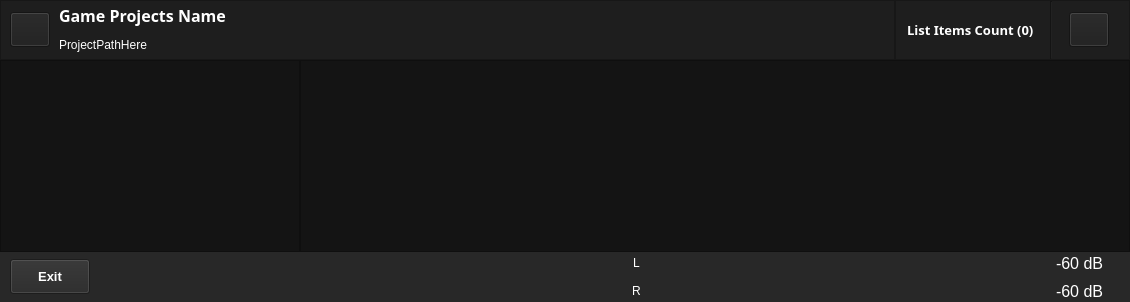
        <widget class="QFrame" name="CenterBody">
         <property name="styleSheet">
          <string notr="true">background-color: rgb(20, 20, 20);
color: rgb(255, 255, 255);</string>
         </property>
         <property name="frameShape">
          <enum>QFrame::NoFrame</enum>
         </property>
         <property name="frameShadow">
          <enum>QFrame::Raised</enum>
         </property>
         <layout class="QVBoxLayout" name="verticalLayout_3">
          <property name="spacing">
           <number>0</number>
          </property>
          <property name="leftMargin">
           <number>0</number>
          </property>
          <property name="topMargin">
           <number>0</number>
          </property>
          <property name="rightMargin">
           <number>0</number>
          </property>
          <property name="bottomMargin">
           <number>0</number>
          </property>
          <item>
           <widget class="QFrame" name="MidPanelHeader">
            <property name="minimumSize">
             <size>
              <width>0</width>
              <height>60</height>
             </size>
            </property>
            <property name="styleSheet">
             <string notr="true">background-color: rgb(30, 30, 30);
color: rgb(255, 255, 255);</string>
            </property>
            <property name="frameShape">
             <enum>QFrame::NoFrame</enum>
            </property>
            <property name="frameShadow">
             <enum>QFrame::Raised</enum>
            </property>
            <layout class="QHBoxLayout" name="horizontalLayout_9">
             <property name="spacing">
              <number>0</number>
             </property>
             <property name="leftMargin">
              <number>0</number>
             </property>
             <property name="topMargin">
              <number>0</number>
             </property>
             <property name="rightMargin">
              <number>0</number>
             </property>
             <property name="bottomMargin">
              <number>0</number>
             </property>
             <item>
              <widget class="QFrame" name="ProjectsHeader">
               <property name="minimumSize">
                <size>
                 <width>0</width>
                 <height>60</height>
                </size>
               </property>
               <property name="styleSheet">
                <string notr="true"/>
               </property>
               <property name="frameShape">
                <enum>QFrame::StyledPanel</enum>
               </property>
               <property name="frameShadow">
                <enum>QFrame::Raised</enum>
               </property>
               <layout class="QHBoxLayout" name="horizontalLayout_5">
                <property name="spacing">
                 <number>0</number>
                </property>
                <property name="topMargin">
                 <number>0</number>
                </property>
                <property name="bottomMargin">
                 <number>0</number>
                </property>
                <item>
                 <widget class="QFrame" name="frame">
                  <property name="minimumSize">
                   <size>
                    <width>0</width>
                    <height>0</height>
                   </size>
                  </property>
                  <property name="maximumSize">
                   <size>
                    <width>55</width>
                    <height>16777215</height>
                   </size>
                  </property>
                  <property name="styleSheet">
                   <string notr="true"/>
                  </property>
                  <property name="frameShape">
                   <enum>QFrame::NoFrame</enum>
                  </property>
                  <property name="frameShadow">
                   <enum>QFrame::Raised</enum>
                  </property>
                  <layout class="QHBoxLayout" name="horizontalLayout_7">
                   <property name="spacing">
                    <number>0</number>
                   </property>
                   <property name="leftMargin">
                    <number>0</number>
                   </property>
                   <property name="topMargin">
                    <number>0</number>
                   </property>
                   <property name="rightMargin">
                    <number>0</number>
                   </property>
                   <property name="bottomMargin">
                    <number>0</number>
                   </property>
                   <item>
                    <widget class="QPushButton" name="leftPanelCollapseBtn">
                     <property name="minimumSize">
                      <size>
                       <width>35</width>
                       <height>35</height>
                      </size>
                     </property>
                     <property name="text">
                      <string/>
                     </property>
                     <property name="icon">
                      <iconset resource="../resources.qrc">
                       <normaloff>:/icons/layout_dark.png</normaloff>:/icons/layout_dark.png</iconset>
                     </property>
                    </widget>
                   </item>
                  </layout>
                 </widget>
                </item>
                <item>
                 <widget class="QFrame" name="frame_2">
                  <property name="frameShape">
                   <enum>QFrame::NoFrame</enum>
                  </property>
                  <property name="frameShadow">
                   <enum>QFrame::Raised</enum>
                  </property>
                  <layout class="QVBoxLayout" name="verticalLayout_27">
                   <property name="spacing">
                    <number>0</number>
                   </property>
                   <property name="topMargin">
                    <number>0</number>
                   </property>
                   <property name="rightMargin">
                    <number>9</number>
                   </property>
                   <property name="bottomMargin">
                    <number>0</number>
                   </property>
                   <item>
                    <widget class="QLabel" name="ProjectNameLabel">
                     <property name="font">
                      <font>
                       <family>Red Hat Display</family>
                       <pointsize>12</pointsize>
                       <weight>75</weight>
                       <bold>true</bold>
                      </font>
                     </property>
                     <property name="text">
                      <string>Game Projects Name</string>
                     </property>
                    </widget>
                   </item>
                   <item>
                    <widget class="QLabel" name="ProjectPathLabel">
                     <property name="text">
                      <string>ProjectPathHere</string>
                     </property>
                    </widget>
                   </item>
                  </layout>
                 </widget>
                </item>
                <item>
                 <spacer name="horizontalSpacer_3">
                  <property name="orientation">
                   <enum>Qt::Horizontal</enum>
                  </property>
                  <property name="sizeHint" stdset="0">
                   <size>
                    <width>650</width>
                    <height>20</height>
                   </size>
                  </property>
                 </spacer>
                </item>
               </layout>
              </widget>
             </item>
             <item>
              <widget class="QFrame" name="frame_3">
               <property name="maximumSize">
                <size>
                 <width>250</width>
                 <height>16777215</height>
                </size>
               </property>
               <property name="frameShape">
                <enum>QFrame::StyledPanel</enum>
               </property>
               <property name="frameShadow">
                <enum>QFrame::Raised</enum>
               </property>
               <layout class="QHBoxLayout" name="horizontalLayout_10">
                <property name="spacing">
                 <number>4</number>
                </property>
                <property name="leftMargin">
                 <number>0</number>
                </property>
                <property name="topMargin">
                 <number>0</number>
                </property>
                <property name="rightMargin">
                 <number>20</number>
                </property>
                <property name="bottomMargin">
                 <number>0</number>
                </property>
                <item>
                 <widget class="QFrame" name="frame_21">
                  <property name="minimumSize">
                   <size>
                    <width>150</width>
                    <height>0</height>
                   </size>
                  </property>
                  <property name="frameShape">
                   <enum>QFrame::NoFrame</enum>
                  </property>
                  <property name="frameShadow">
                   <enum>QFrame::Raised</enum>
                  </property>
                  <layout class="QHBoxLayout" name="horizontalLayout_22">
                   <property name="spacing">
                    <number>0</number>
                   </property>
                   <property name="leftMargin">
                    <number>0</number>
                   </property>
                   <property name="topMargin">
                    <number>0</number>
                   </property>
                   <property name="rightMargin">
                    <number>0</number>
                   </property>
                   <property name="bottomMargin">
                    <number>0</number>
                   </property>
                   <item alignment="Qt::AlignHCenter|Qt::AlignVCenter">
                    <widget class="QLabel" name="SoundListItemsCount">
                     <property name="font">
                      <font>
                       <family>Red Hat Display</family>
                       <pointsize>10</pointsize>
                       <weight>75</weight>
                       <bold>true</bold>
                      </font>
                     </property>
                     <property name="text">
                      <string>List Items Count (0)</string>
                     </property>
                    </widget>
                   </item>
                  </layout>
                 </widget>
                </item>
                <item>
                 <widget class="Line" name="line">
                  <property name="orientation">
                   <enum>Qt::Vertical</enum>
                  </property>
                 </widget>
                </item>
                <item alignment="Qt::AlignRight|Qt::AlignVCenter">
                 <widget class="QFrame" name="frame_4">
                  <property name="minimumSize">
                   <size>
                    <width>50</width>
                    <height>0</height>
                   </size>
                  </property>
                  <property name="frameShape">
                   <enum>QFrame::NoFrame</enum>
                  </property>
                  <property name="frameShadow">
                   <enum>QFrame::Raised</enum>
                  </property>
                  <layout class="QHBoxLayout" name="horizontalLayout_21">
                   <property name="spacing">
                    <number>6</number>
                   </property>
                   <property name="leftMargin">
                    <number>12</number>
                   </property>
                   <property name="topMargin">
                    <number>0</number>
                   </property>
                   <property name="rightMargin">
                    <number>0</number>
                   </property>
                   <property name="bottomMargin">
                    <number>0</number>
                   </property>
                   <item alignment="Qt::AlignHCenter|Qt::AlignVCenter">
                    <widget class="QPushButton" name="RightPanelCollapseBtn">
                     <property name="minimumSize">
                      <size>
                       <width>35</width>
                       <height>35</height>
                      </size>
                     </property>
                     <property name="text">
                      <string/>
                     </property>
                     <property name="icon">
                      <iconset resource="../resources.qrc">
                       <normaloff>:/icons/layout_dark.png</normaloff>:/icons/layout_dark.png</iconset>
                     </property>
                    </widget>
                   </item>
                  </layout>
                 </widget>
                </item>
               </layout>
              </widget>
             </item>
            </layout>
           </widget>
          </item>
          <item>
           <widget class="QFrame" name="MidPanelBody">
            <property name="sizePolicy">
             <sizepolicy hsizetype="Preferred" vsizetype="Expanding">
              <horstretch>0</horstretch>
              <verstretch>0</verstretch>
             </sizepolicy>
            </property>
            <property name="frameShape">
             <enum>QFrame::NoFrame</enum>
            </property>
            <property name="frameShadow">
             <enum>QFrame::Raised</enum>
            </property>
            <layout class="QHBoxLayout" name="horizontalLayout_8">
             <property name="spacing">
              <number>0</number>
             </property>
             <property name="leftMargin">
              <number>0</number>
             </property>
             <property name="topMargin">
              <number>0</number>
             </property>
             <property name="rightMargin">
              <number>0</number>
             </property>
             <property name="bottomMargin">
              <number>0</number>
             </property>
             <item>
              <widget class="QFrame" name="ProjectExplorerFrame">
               <property name="maximumSize">
                <size>
                 <width>300</width>
                 <height>16777215</height>
                </size>
               </property>
               <property name="frameShape">
                <enum>QFrame::NoFrame</enum>
               </property>
               <property name="frameShadow">
                <enum>QFrame::Raised</enum>
               </property>
               <layout class="QVBoxLayout" name="verticalLayout_26">
                <property name="spacing">
                 <number>0</number>
                </property>
                <property name="leftMargin">
                 <number>0</number>
                </property>
                <property name="topMargin">
                 <number>0</number>
                </property>
                <property name="rightMargin">
                 <number>0</number>
                </property>
                <property name="bottomMargin">
                 <number>0</number>
                </property>
                <item>
                 <widget class="QTreeView" name="ProjectExplorerTreeView">
                  <property name="styleSheet">
                   <string notr="true"/>
                  </property>
                 </widget>
                </item>
               </layout>
              </widget>
             </item>
             <item>
              <widget class="QListWidget" name="SoundsListWidget">
               <property name="styleSheet">
                <string notr="true">background-color: rgb(20, 20, 20);
color: rgb(255, 255, 255);</string>
               </property>
              </widget>
             </item>
            </layout>
           </widget>
          </item>
          <item>
           <widget class="QFrame" name="MidelPanelFooter">
            <property name="minimumSize">
             <size>
              <width>0</width>
              <height>50</height>
             </size>
            </property>
            <property name="maximumSize">
             <size>
              <width>16777215</width>
              <height>50</height>
             </size>
            </property>
            <property name="styleSheet">
             <string notr="true">background-color: rgb(40, 40, 40);
color: rgb(255, 255, 255);</string>
            </property>
            <property name="frameShape">
             <enum>QFrame::NoFrame</enum>
            </property>
            <property name="frameShadow">
             <enum>QFrame::Raised</enum>
            </property>
            <layout class="QHBoxLayout" name="horizontalLayout_14">
             <property name="spacing">
              <number>9</number>
             </property>
             <property name="leftMargin">
              <number>0</number>
             </property>
             <property name="topMargin">
              <number>0</number>
             </property>
             <property name="rightMargin">
              <number>0</number>
             </property>
             <property name="bottomMargin">
              <number>0</number>
             </property>
             <item alignment="Qt::AlignLeft|Qt::AlignVCenter">
              <widget class="QFrame" name="frame_7">
               <property name="minimumSize">
                <size>
                 <width>0</width>
                 <height>0</height>
                </size>
               </property>
               <property name="maximumSize">
                <size>
                 <width>16777215</width>
                 <height>50</height>
                </size>
               </property>
               <property name="styleSheet">
                <string notr="true"/>
               </property>
               <property name="frameShape">
                <enum>QFrame::NoFrame</enum>
               </property>
               <property name="frameShadow">
                <enum>QFrame::Raised</enum>
               </property>
               <layout class="QHBoxLayout" name="horizontalLayout_13">
                <property name="leftMargin">
                 <number>10</number>
                </property>
                <property name="topMargin">
                 <number>0</number>
                </property>
                <property name="rightMargin">
                 <number>10</number>
                </property>
                <property name="bottomMargin">
                 <number>0</number>
                </property>
                <item alignment="Qt::AlignLeft|Qt::AlignVCenter">
                 <widget class="QPushButton" name="ExitProjectWindowButton">
                  <property name="minimumSize">
                   <size>
                    <width>0</width>
                    <height>35</height>
                   </size>
                  </property>
                  <property name="font">
                   <font>
                    <pointsize>10</pointsize>
                    <weight>75</weight>
                    <bold>true</bold>
                   </font>
                  </property>
                  <property name="text">
                   <string>Exit</string>
                  </property>
                  <property name="icon">
                   <iconset resource="../resources.qrc">
                    <normaloff>:/icons/x-square_dark.png</normaloff>:/icons/x-square_dark.png</iconset>
                  </property>
                  <property name="flat">
                   <bool>false</bool>
                  </property>
                 </widget>
                </item>
               </layout>
              </widget>
             </item>
             <item>
              <spacer name="horizontalSpacer_2">
               <property name="orientation">
                <enum>Qt::Horizontal</enum>
               </property>
               <property name="sizeHint" stdset="0">
                <size>
                 <width>40</width>
                 <height>20</height>
                </size>
               </property>
              </spacer>
             </item>
             <item>
              <widget class="QFrame" name="frame_12">
               <property name="minimumSize">
                <size>
                 <width>50</width>
                 <height>0</height>
                </size>
               </property>
               <property name="maximumSize">
                <size>
                 <width>50</width>
                 <height>16777215</height>
                </size>
               </property>
               <property name="frameShape">
                <enum>QFrame::NoFrame</enum>
               </property>
               <property name="frameShadow">
                <enum>QFrame::Raised</enum>
               </property>
               <layout class="QVBoxLayout" name="verticalLayout_6">
                <property name="leftMargin">
                 <number>0</number>
                </property>
                <property name="topMargin">
                 <number>0</number>
                </property>
                <property name="rightMargin">
                 <number>0</number>
                </property>
                <property name="bottomMargin">
                 <number>0</number>
                </property>
                <item alignment="Qt::AlignHCenter">
                 <widget class="QLabel" name="label_4">
                  <property name="text">
                   <string>L</string>
                  </property>
                 </widget>
                </item>
                <item alignment="Qt::AlignHCenter">
                 <widget class="QLabel" name="label_8">
                  <property name="text">
                   <string>R</string>
                  </property>
                 </widget>
                </item>
               </layout>
              </widget>
             </item>
             <item>
              <widget class="QFrame" name="MasterMeterFrame">
               <property name="minimumSize">
                <size>
                 <width>350</width>
                 <height>0</height>
                </size>
               </property>
               <property name="maximumSize">
                <size>
                 <width>350</width>
                 <height>16777215</height>
                </size>
               </property>
               <property name="styleSheet">
                <string notr="true">background-color: rgb(40, 40, 40);
color: rgb(255, 255, 255);</string>
               </property>
               <property name="frameShape">
                <enum>QFrame::NoFrame</enum>
               </property>
               <property name="frameShadow">
                <enum>QFrame::Raised</enum>
               </property>
               <layout class="QHBoxLayout" name="horizontalLayout_20">
                <property name="spacing">
                 <number>0</number>
                </property>
                <property name="leftMargin">
                 <number>0</number>
                </property>
                <property name="topMargin">
                 <number>0</number>
                </property>
                <property name="rightMargin">
                 <number>0</number>
                </property>
                <property name="bottomMargin">
                 <number>0</number>
                </property>
                <item alignment="Qt::AlignRight">
                 <widget class="QFrame" name="dbMeterFrame">
                  <property name="minimumSize">
                   <size>
                    <width>350</width>
                    <height>0</height>
                   </size>
                  </property>
                  <property name="maximumSize">
                   <size>
                    <width>350</width>
                    <height>16777215</height>
                   </size>
                  </property>
                  <property name="styleSheet">
                   <string notr="true"/>
                  </property>
                  <property name="frameShape">
                   <enum>QFrame::NoFrame</enum>
                  </property>
                  <property name="frameShadow">
                   <enum>QFrame::Raised</enum>
                  </property>
                  <layout class="QVBoxLayout" name="verticalLayout_10">
                   <property name="spacing">
                    <number>0</number>
                   </property>
                   <property name="leftMargin">
                    <number>0</number>
                   </property>
                   <property name="topMargin">
                    <number>0</number>
                   </property>
                   <property name="rightMargin">
                    <number>0</number>
                   </property>
                   <property name="bottomMargin">
                    <number>0</number>
                   </property>
                  </layout>
                 </widget>
                </item>
               </layout>
              </widget>
             </item>
             <item>
              <widget class="QFrame" name="frame_6">
               <property name="minimumSize">
                <size>
                 <width>100</width>
                 <height>0</height>
                </size>
               </property>
               <property name="maximumSize">
                <size>
                 <width>100</width>
                 <height>16777215</height>
                </size>
               </property>
               <property name="frameShape">
                <enum>QFrame::NoFrame</enum>
               </property>
               <property name="frameShadow">
                <enum>QFrame::Raised</enum>
               </property>
               <layout class="QVBoxLayout" name="verticalLayout_4">
                <property name="leftMargin">
                 <number>0</number>
                </property>
                <property name="topMargin">
                 <number>0</number>
                </property>
                <property name="rightMargin">
                 <number>0</number>
                </property>
                <property name="bottomMargin">
                 <number>0</number>
                </property>
                <item alignment="Qt::AlignHCenter">
                 <widget class="QLabel" name="MasterLeftDBText">
                  <property name="font">
                   <font>
                    <pointsize>12</pointsize>
                   </font>
                  </property>
                  <property name="text">
                   <string>-60 dB</string>
                  </property>
                  <property name="margin">
                   <number>0</number>
                  </property>
                 </widget>
                </item>
                <item alignment="Qt::AlignHCenter">
                 <widget class="QLabel" name="MasterRightDBText">
                  <property name="font">
                   <font>
                    <pointsize>12</pointsize>
                   </font>
                  </property>
                  <property name="text">
                   <string>-60 dB</string>
                  </property>
                 </widget>
                </item>
               </layout>
              </widget>
             </item>
            </layout>
           </widget>
          </item>
         </layout>
        </widget>
